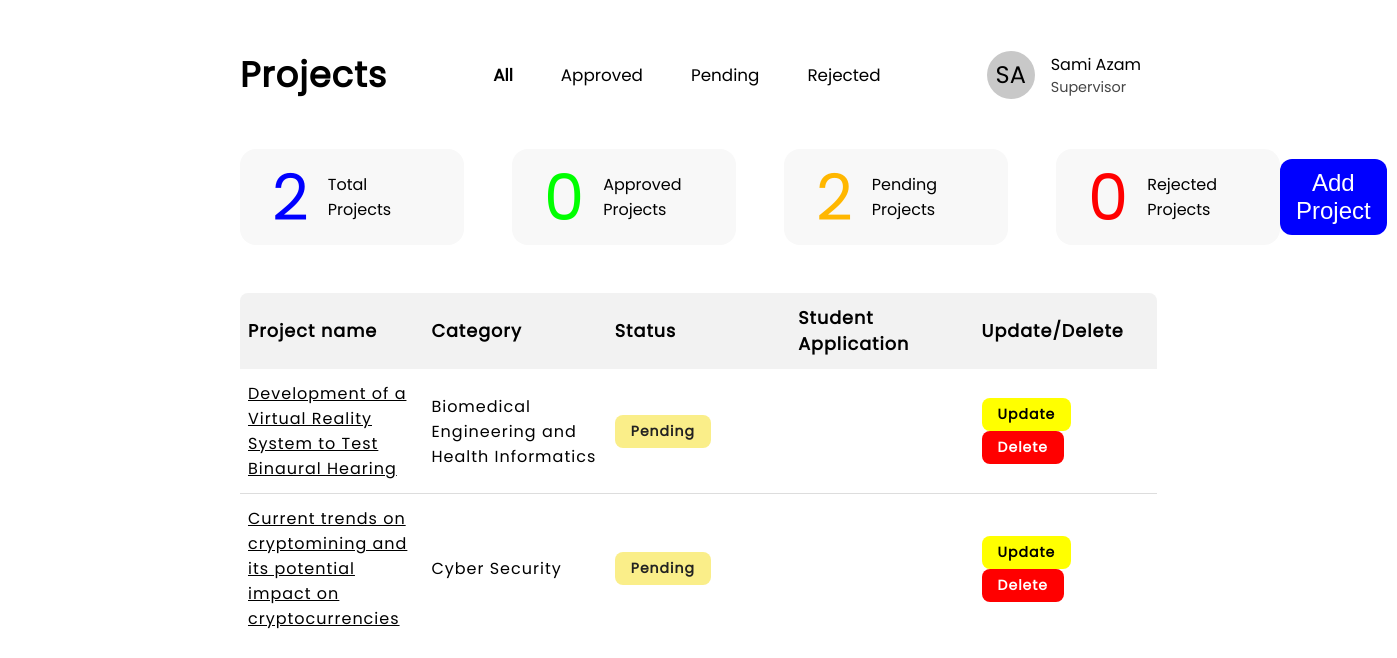
Page /supervisor/ (signed in) on the committed database.
### core/models.py (models this page shows, shortened)
class CustomUser(AbstractUser):
    username = None
    email = models.EmailField(unique=True)
    is_student = models.BooleanField(default=False)
    is_coordinator = models.BooleanField(default=False)
    is_supervisor = models.BooleanField(default=False)
    has_joined_group = models.BooleanField(default=False)
    USERNAME_FIELD = "email"
    REQUIRED_FIELDS = []
    objects = CustomUserManger()
    def __str__(self):
        return f'{self.first_name} {self.last_name}'
    def get_role(self):
        if self.is_student:
            return "Student"
        elif self.is_coordinator:
            return "Coordinator"
        elif self.is_supervisor:
            return "Supervisor"

class Project(models.Model):
    topic_number = models.AutoField(primary_key=True)
    title = models.CharField(max_length=1024)
    description = models.TextField()
    supervisor = models.ForeignKey(CustomUser, on_delete=models.CASCADE)
    available_for = models.ManyToManyField(AvailableFor)
    categories = models.ManyToManyField(Category)
    fields_of_research = models.ManyToManyField(FieldResearch)
    is_approved = models.BooleanField(default=False)
    is_rejected = models.BooleanField(default=False)
    is_application_selected = models.BooleanField(default=False)

### core/views.py (the view)
# urls.py: path('supervisor/', supervisor_page, name='supervisor'),
@login_required
def supervisor_page(request):
    if request.user.is_supervisor:
        template = loader.get_template('supervisor_page.html')
        projects = Project.objects.filter(supervisor=request.user)
        project_list = []
        for project in projects:
            categories = [
                category.title for category in project.categories.all()]
            fields_of_research = [
                field.title for field in project.fields_of_research.all()]
            available_for = [
                available.title for available in project.available_for.all()]
            total_application_count = 0
            if project.is_approved:
                total_application_count = len(
                    ProjectGroup.objects.filter(applied_project=project))
            project_list.append({
                'id': project.pk,
                'title': project.title,
                'description': project.description,
                'categories': categories,
                'fields_of_research': fields_of_research,
                'available_for': available_for,
                'is_approved': project.is_approved,
                'is_rejected': project.is_rejected,
                "total_application_count": total_application_count
            })
        context = {
            'project_list': project_list
        }
        print(context)
        return HttpResponse(template.render(context=context, request=request))
    else:
        return redirect('login')

### core/templatetags/custom_filters.py (called while the page is built)
@register.filter(name='filter_attribute')
def filter_approval(projects, args):
    is_approved, is_rejected = args.split(',')
    is_approved = is_approved.lower() == 'true'
    is_rejected = is_rejected.lower() == 'true'
    if is_approved:
        return [project for project in projects if project.get('is_approved')]
    elif is_rejected:
        return [project for project in projects if project.get('is_rejected')]
    else:
        return [project for project in projects if not project.get('is_approved') and not project.get('is_rejected')]

### core/templatetags/get_initial.py (called while the page is built)
@register.filter(name='get_initial')
def get_initial(name):
    return (name.first_name[0] + name.last_name[0]).upper()

### core/templates/supervisor_page.html
{% extends "dashboard.html" %}
{% load static %}
{% block stylesheet %}
    {{block.super}}
    <link rel="stylesheet" href="{%static 'core/css/style.supervisor_page.css' %}" />
{% endblock stylesheet %}
{% block add_project %}
    <div>
        <a href="{% url 'add-project' %}">
            <button id="add-project-button">Add Project</button>
        </a>
    </div>
{% endblock add_project %}

### core/templates/dashboard.html (shortened to what this page needs)
{% extends "base.html" %}
{% load static %}
{% load custom_filters %}
{% load get_initial %}
{% block stylesheet %}
    <link rel="stylesheet" href="{%static 'core/css/style.dashboard.css' %}" />
{% endblock stylesheet %}
{% block body %}
    <section id="header">
        <div>Projects</div>
        {% if user.get_role == "Student" %}
        {% else %}
            <div>
                <ul id="project-status-list">
                    <li class="project-status bold" data-status="all">All</li>
                    <li class="project-status" data-status="approved">Approved</li>
                    <li class="project-status" data-status="pending">Pending</li>
                    <li class="project-status" data-status="rejected">Rejected</li>
                </ul>
            </div>
        {% endif %}
        <div id="profile">
            <div id="profile-name-badge">{{user|get_initial}}</div>
            <div id="profile-info">
                <div id="profile-name">{{user}}</div>
                <div id="profile-position">{{user.get_role}}</div>
            </div>
        </div>
    </section>
    {% if user.get_role == "Student" and not has_joined_group %}
        <div class="group-button">
            <a href="{% url 'create-group' %}"><button class="create-group-button">Create Group</button></a>
            <a href="{% url 'join-group' %}"><button class="join-group-button">Join Group</button></a>
        </div>
    {% else %}
        <div id="project-info">
            {% if user.get_role == "Student" %}
            {% else %}
                <div>
                    <div id="total-project">
                        <div class="project-count">{{project_list|length}}</div>
                        <div class="project-count-detail">Total Projects</div>
                    </div>
                    <div id="approved-project">
                        <div class="project-count">{{project_list|filter_attribute:"True,False"|length}}</div>
                        <div class="project-count-detail">Approved Projects</div>
                    </div>
                    <div id="pending-project">
                        <div class="project-count">{{project_list|filter_attribute:"False,False"|length}}</div>
                        <div class="project-count-detail">Pending Projects</div>
                    </div>
                    <div id="rejected-project">
                        <div class="project-count">{{project_list|filter_attribute:"False,True"|length}}</div>
                        <div class="project-count-detail">Rejected Projects</div>
                    </div>
                </div>
            {% endif %}
            {% block add_project %}
            {% endblock add_project %}
        </div>
        <section id="project-section">
                <table class="project-table">
                    <thead>
                        <tr>
                            <th>Project name</th>
                            <th>Category</th>
                            {% if  user.get_role == "Student" %}
                                <th>Application Actions</th>
                            {% else%}
                                <th class="status-column">Status</th>
                            {% endif %}
                            {% if user.get_role == "Supervisor" %}
                                <th>Student Application</th>
                            {% endif %}
                            {% if user.get_role == "Supervisor" %}
                                <th>Update/Delete</th>
                            {% endif %}
                        </tr>
                    </thead>
                    <tbody>
                        {% for project in project_list %}
                            <tr class="table-row">
                                <td>
                                    <a href="{% url 'view_single_project' role=user.get_role.lower topic_number=project.id %}">
                                        {{project.title}}
                                    </a>
                                </td>
                                <td>{{project.categories|join:", "}}</td>
                                {% if  user.get_role == "Student"%}
                                    {% if can_apply %}
                                    {% else %}
                                        {% if applied_project.id == project.id and not project.accepted_group %}
                                            <td>
                                                <span class="status-badge"  id="project-applied">Applied</span>
                                                <a href="{% url 'withdraw-project' id=group.id %}">
                                                    <span class="status-badge"  id="project-applied-withdraw">Withdraw</span>
                                                </a>
                                            </td>
                                        {% endif %}
                                    {% endif %}
                                {% else%}
                                    <td>
                                        {% if project.is_approved  %}
                                            <span class="status-badge status-approved">Approved</span>
                                        {% elif project.is_rejected %}
                                            <span class="status-badge status-rejected">Rejected</span>
                                        {% else %}
                                            <span class="status-badge status-pending">Pending</span>
                                        {% endif %}
                                    </td>
                                {% endif %}
                                {% if user.get_role == "Supervisor" %}
                                    <td>
                                    </td>
                                {% endif %}
                                {% if user.get_role == "Supervisor" and not project.is_approved  and not project.is_rejected%}
                                    <td>
                                        <a href="{% url 'update-project' id=project.id %}" class="bold no-underline">
                                            <span class="status-badge update-button">Update</span>
                                        </a>
                                        <a href="{% url 'delete-project' id=project.id %}" class="bold no-underline">
                                            <span class="status-badge delete-button">Delete</span>
                                        </a>
                                    </td>
                                {% endif %}
                            </tr>
                        {% endfor %}
                    </tbody>
                </table>
        </section>
    {% endif %}
{% endblock body %}

### core/static/core/css/style.css (style rules this page uses)
* { margin: 0; padding: 0; box-sizing: border-box; }
li { list-style-type: none; }
body { font-family: 'Poppins'; }
.bold { font-weight: 600; }
a { text-decoration: underline; color: black; }
button { border: none; outline: none; }

### core/static/core/css/style.dashboard.css (style rules this page uses)
body { margin: 3rem 15rem; }
#header { display: flex; justify-content: space-between; align-items: center; }
#header>div:nth-child(1) { font-size: 2.2rem; font-weight: 600; letter-spacing: 1px; }
#project-status-list { display: flex; }
.project-status { margin: 0px 1.5rem; font-size: 1.05rem; cursor: pointer; }
#profile { display: flex; justify-content: center; align-items: center; gap: 1rem; position: relative; cursor: pointer; }
#profile-name-badge { padding: 1rem; width: 3rem; height: 3rem; background-color: rgb(200, 200, 200); border-radius: 50%; font-size: 1.5rem; display: flex; justify-content: center; align-items: center; }
#profile-info { display: flex; flex-direction: column; font-size: 0.9rem; }
#profile-name { font-size: 1rem; font-weight: 500; }
#profile-position { color: rgb(70, 70, 70); }
#project-info { margin-top: 3rem; display: flex; justify-content: space-between; align-items: center; }
#project-info>div:nth-child(1) { display: flex; gap: 3rem; }
.project-count { font-size: 4rem; }
.project-count-detail { margin-left: 3px; color: black; }
#total-project, #pending-project, #approved-project, #rejected-project { padding: 3px 2rem; background-color: rgb(248, 248, 248); width: 14rem; height: 6rem; display: flex; justify-content: space-between; align-items: center; gap: 16px; border-radius: 1rem; }
#total-project { color: rgb(0, 0, 255); }
#approved-project { color: rgb(0, 255, 0); }
#pending-project { color: rgb(255, 183, 0) }
#rejected-project { color: red; }
#add-project-button { background-color: blue; color: white; padding: 10px 1rem; font-size: 1.5rem; border: none; border-radius: 12px; cursor: pointer; }
#project-section { margin-top: 3rem; }
.project-table { width: 100%; border-collapse: collapse; margin: 20px 0; letter-spacing: 1px; border-radius: 8px; overflow: hidden; }
.project-table th, .project-table td { padding: 12px 8px; text-align: left; }
.project-table th { background-color: #f2f2f2; font-weight: bold; font-size: 1.1rem; width: calc(100% /var(--num-columns)); }
.project-table tbody tr { border-bottom: 1px solid #ddd; }
.project-table tbody tr:last-child { border-bottom: none; }
.status-badge { display: inline-block; padding: 6px 16px; border-radius: 8px; font-size: 14px; font-weight: bold; }
.status-pending { background-color: #faee89; color: #222; }
.update-button { background-color: yellow; color: black; cursor: pointer; }
.delete-button { background-color: red; color: white; cursor: pointer; }

### core/static/core/css/style.supervisor_page.css (style rules this page uses)
#add-project-button { background-color: blue; color: white; padding: 10px 1rem; font-size: 1.5rem; border: none; border-radius: 12px; cursor: pointer; }
.no-underline { text-decoration: none; }

### rows in the picture
CustomUser: first_name+last_name "SA", first_name+last_name "Sami Azam", get_role "Supervisor"
Project: title "Development of a Virtual Reality System to Test Binaural Hearing"
Project: title "Current trends on cryptomining and its potential impact on cryptocurrencies"

### other values in the picture
{{ project_list|length }} "2"
{{ project_list|filter_attribute:"True,False"|length }} "0"
{{ project_list|filter_attribute:"False,False"|length }} "2"
{{ project_list|filter_attribute:"False,True"|length }} "0"
{{ project.categories|join:", " }} "Biomedical Engineering and Health Informatics" "Cyber Security"
